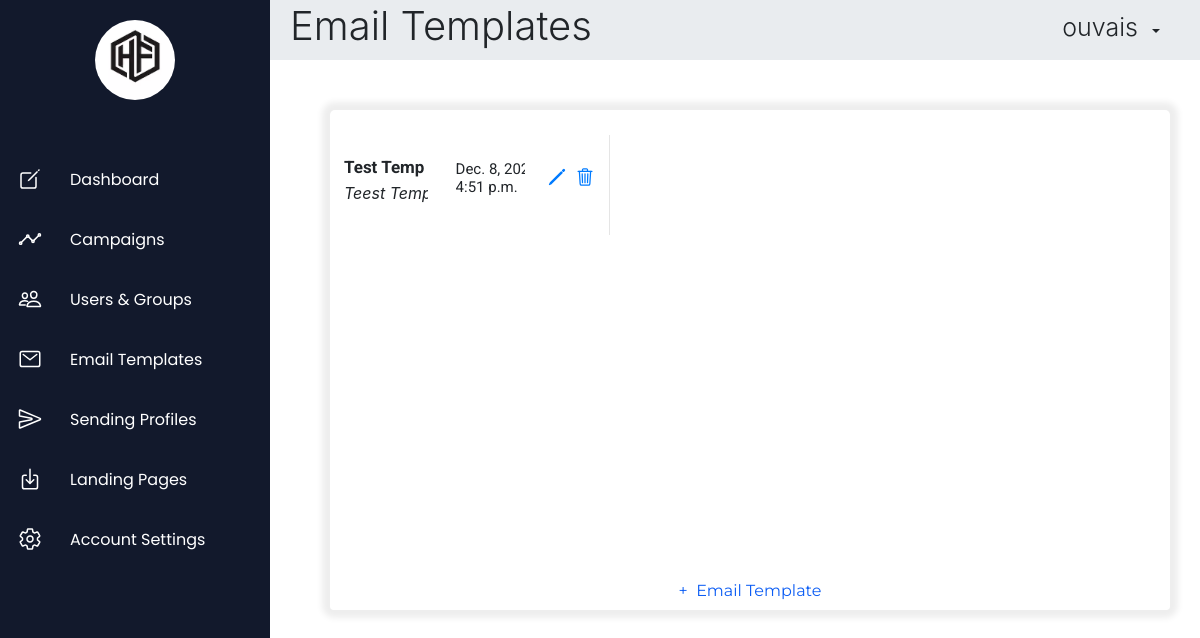
Page /emailtemp (signed in) on the earlier database version.
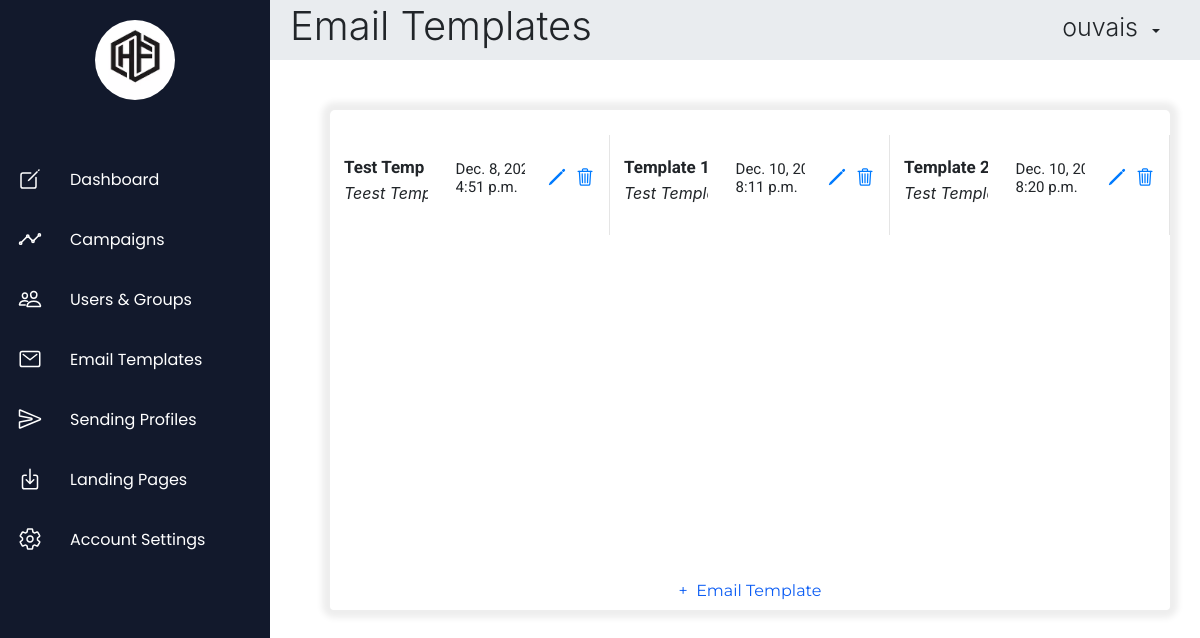
Same page on the later database version.
### App/models.py (models this page shows)
class TimeStampMixin(models.Model):
    class Meta:
        abstract = True
    created_on = models.DateTimeField(auto_now_add=True)
    modified_on = models.DateTimeField(auto_now=True)

class EmailTemp(TimeStampMixin):
    tempId = models.AutoField(primary_key=True)
    userId = models.ForeignKey(User, on_delete=models.CASCADE, db_column='user_id')
    tempName = models.CharField(max_length=50, unique=True)
    subject = models.CharField(max_length=50)
    text_html = models.TextField()

### App/views.py (the view)
# urls.py: path('emailtemp',views.emailtemp,name="emailtemp"),
def emailtemp(request):
    if request.session.has_key('id'):
        id = request.session['id']
        return render(request, "emailtemp.html", context = { "title": "Email Templates - Human Firewall", "header": "Email Templates", "data": EmailTemp.objects.filter(userId=id) })
    else:
        messages.info(request, 'Kindly Login To Continue')
        return redirect("login")

### templates/emailtemp.html (shortened to what this page needs)
{% extends 'base.html' %}
{% block content %}
    <div class="container-fluid content">
        <div class="row">
            <div class="col-12 text-center">
                <div class="email-templates">
                    <div id="templates-table" class="templates-table">
                        {% if data.values.count > 0 %}
                            {% for d in data.values %}
                                <div class="template {{ d.tempId }}">
                                    <div class="template-main">
                                        <p class="name">{{ d.tempName }}</p>
                                        <p class="subject">{{ d.subject }}</p>
                                    </div>
                                    <div class="template-created-on">
                                        <p class="created-date">{{ d.modified_on|date }}</p>
                                        <p class="created-time">{{ d.modified_on|time }}</p>
                                    </div>
                                    <div class="template-edit-btn"><a class="options" onclick="editTemplate(this.parentElement);" data-toggle="tooltip" data-placement="top" title="Edit"><ion-icon name="pencil-outline"></ion-icon></a></div>
                                    <div class="template-delete-btn"><a class="options" onclick="deleteTemplate(this.parentElement);" data-toggle="tooltip" data-placement="top" title="Delete"><ion-icon name="trash-outline"></ion-icon></a></div>
                                </div>
                            {% endfor %}
                        {% endif %}
                    </div>
                    <button class="btn add" onclick="addTemplate();">+&nbsp; Email Template</button>
                </div>
            </div>
        </div>
    </div>
{% endblock %}

### templates/base.html (shortened to what this page needs)
{% load static %}
<!DOCTYPE html>
<html>
    <head>
        <link rel="stylesheet" type="text/css" href="{% static 'css/base.css' %}">
        <link rel="stylesheet" href="https://stackpath.bootstrapcdn.com/bootstrap/4.5.2/css/bootstrap.min.css">
    </head>
    <body>
        <div id="main">
            <div class="navigation">
                <div class="nav-brand">
                    <img src="{% static 'images/HF.png' %}">
                </div>
                <div class="nav-list">
                    <ul>
                        <li>
                            <a class="options" href="{% url 'dashboard' %}">
                                <span class="span-icon"><ion-icon class="icon" name="create-outline"></ion-icon></span>
                                <span class="title">Dashboard</span>
                            </a>
                        </li>
                        <li>
                            <a class="options" href="{% url 'campaign' %}">
                                <span class="span-icon"><ion-icon class="icon" name="analytics-outline"></ion-icon></span>
                                <span class="title">Campaigns</span>
                            </a>
                        </li>
                        <li>
                            <a class="options" href="{% url 'usergroups' %}">
                                <span class="span-icon"><ion-icon class="icon" name="people-outline"></ion-icon></span>
                                <span class="title">Users & Groups</span>
                            </a>
                        </li>
                        <li>
                            <a class="options" href="{% url 'emailtemp' %}">
                                <span class="span-icon"><ion-icon class="icon" name="mail-outline"></ion-icon></span>
                                <span class="title">Email Templates</span>
                            </a>
                        </li>
                        <li>
                            <a class="options" href="{% url 'sendingprofile' %}">
                                <span class="span-icon"><ion-icon class="icon" name="send-outline"></ion-icon></span>
                                <span class="title">Sending Profiles</span>
                            </a>
                        </li>
                        <li>
                            <a class="options" href="{% url 'landingpage' %}">
                                <span class="span-icon"><ion-icon class="icon" name="download-outline"></ion-icon></span>
                                <span class="title">Landing Pages</span>
                            </a>
                        </li>
                        <li>
                            <a class="options" href="{% url 'accountsettings' %}">
                                <span class="span-icon"><ion-icon class="icon" name="settings-outline"></ion-icon></span>
                                <span class="title">Account Settings</span>
                            </a>
                        </li>
                    </ul>
                </div>
            </div>
            <div class="header-container">
                <h1 class="display-4 header">{{ header }}</h1>
                <div class="btn-group user">
                    <h1 class="display-4">{{ request.session.username }}</h1>
                    <button type="button" class="btn dropdown-toggle dropdown-toggle-split" data-toggle="dropdown" aria-haspopup="true" aria-expanded="false"></button>
                </div>
            </div>
            {% block content %}
            {% endblock %}
        </div>
    </body>
</html>

### static/css/base.css (style rules this page uses)
* { margin: 0; padding: 0; box-sizing: border-box; }
body { min-height: 100vh; }
img { border-radius: 50px; border: 2px solid white; width: 45px; height: 45px; transition: 0.5s; }
.navigation { position: fixed; font-family: 'Poppins', sans-serif; width: 60px; height: 100%; background: #12192C; transition: 0.5s; overflow: hidden; text-align: center; z-index: 1; }
.nav-brand { margin-top: 20px; align-items: center; transition: 0.5s; }
.navigation ul { position: relative; top: 50px; left: 0; width: 100%; }
.navigation ul li { position: relative; width: 100%; list-style: none; }
.navigation ul li a { position: relative; width: 100%; display: flex; text-decoration: none; color: #fff; }
.navigation ul li a .span-icon { position: relative; display: block; min-width: 60px; height: 60px; line-height: 60px; text-align: center; }
.navigation ul li a .span-icon .icon { font-size: 24px; padding-top: 17px; }
.navigation ul li a .title { position: relative; display: block; padding: 0 10px; height: 60px; line-height: 60px; text-align: start; white-space: nowrap; }
.container-fluid.content { margin-top: 50px; margin-left: 60px; padding-left: 60px; padding-right: 60px; transition: 0.5s; width: 95%; }
.sending-profiles, .landing-pages, .user-groups, .email-templates { position: relative; margin-left: auto; margin-right: auto; width: 100%; height: 500px; border-radius: 5px; text-align: center; box-shadow: 0 0 6px 8px rgba(0, 0, 0, 0.07); }
.container-fluid.content .btn.add { font-family: 'Montserrat'; position: absolute; width: 100%; bottom: 0; left: 0; background-color: #fff; color: #0C5DF4; }
.landing-pages .pages-table, .email-templates .templates-table { padding: 15px 0; display: grid; grid-template-columns: repeat(3, 1fr); grid-row-gap: 10px; overflow-y: auto; overflow-x: hidden; }
.pages-table .page, .pages-table .page-input, .profiles-table .profile, .profiles-table .profile-input, .templates-table .template, .templates-table .template-input { display: flex; position: relative; width: 100%; height: 100px; text-align: left; margin: 10px auto; border-right: 1px solid rgba(0,0,0,.1); }
.templates-table .template .template-created-on { position: absolute; vertical-align: middle; right: 30%; top: 25%; width: 25%; overflow: hidden; }
.templates-table .template .template-main { position: absolute; left: 5%; top: 20%; vertical-align: middle; width: 30%; overflow: hidden; }
.profiles-table .profile .profile-main .name, .templates-table .template .template-main .name { margin: 0; font-size: 17px; font-weight: bold; font-family: 'Roboto', sans-serif; white-space: nowrap; }
.profiles-table .profile .profile-main .from, .templates-table .template .template-main .subject { margin: 0; font-style: italic; white-space: nowrap; }
.profiles-table .profile .profile-interface .interface, .profiles-table .profile .profile-created-on .created-date, .profiles-table .profile .profile-created-on .created-time, .templates-table .template .template-created-on .created-date, .templates-table .template .template-created-on .created-time, .completed-campaigns-table .completed-campaign .campaign-created-on .created-date, .completed-campaigns-table .completed-campaign .campaign-created-on .created-time, .running-campaigns-table .running-campaign .campaign-created-on .created-date, .running-campaigns-table .running-campaign .campaign-created-on .created-time, .scheduled-campaigns-table .scheduled-campaign .campaign-created-on .created-date, .scheduled-campaigns-table .scheduled-campaign .campaign-created-on .created-time { margin: 0; line-height: normal; font-size: 15px; font-family: 'Roboto', sans-serif; white-space: nowrap; }
.templates-table .template .template-edit-btn { position: absolute; top: 30%; font-size: 20px; right: 15%; vertical-align: middle; }
.templates-table .template .template-delete-btn { position: absolute; top: 30%; font-size: 20px; right: 5%; vertical-align: middle; }
.options { cursor: pointer; }
#main .header-container { height: 60px; margin-left: 60px; display: grid; background-color: #e9ecef; align-items: center; transition: 0.5s; }
#main .header-container .display-4.header { padding-left: 20px; font-size: 40px; }
#main .header-container .btn-group.user { position: absolute; right: 30px; top: 12px; font-size: 25px; }
#main .header-container .btn-group.user .display-4 { font-size: 25px; margin-right: 5px; }
#main .header-container .btn-group.user .btn { box-shadow: none; height: 25px; }

Differences in the rows shown:
added EmailTemp: tempName "Template…", subject "Test…", modified_on "Dec. 10,…", modified_on "8:11 p.m."
added EmailTemp: tempName "Template…", subject "Test…", modified_on "Dec. 10,…", modified_on "8:20 p.m."
